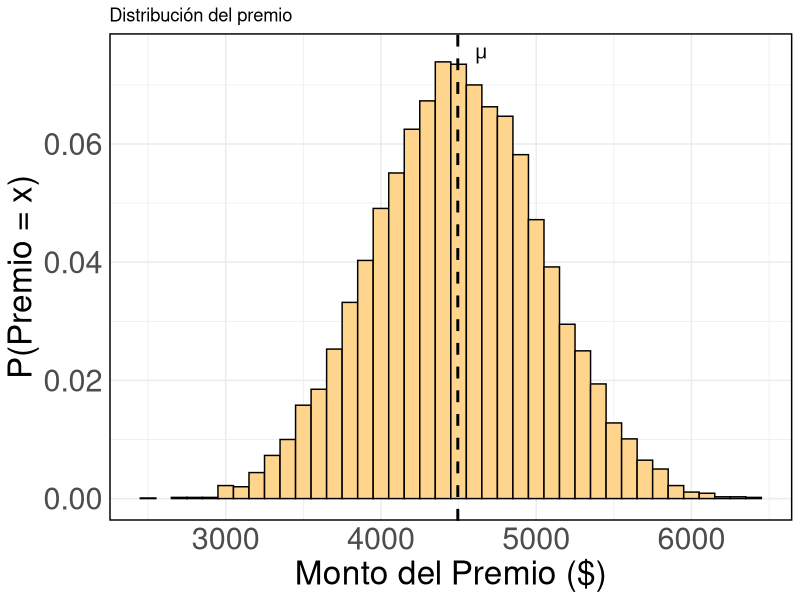
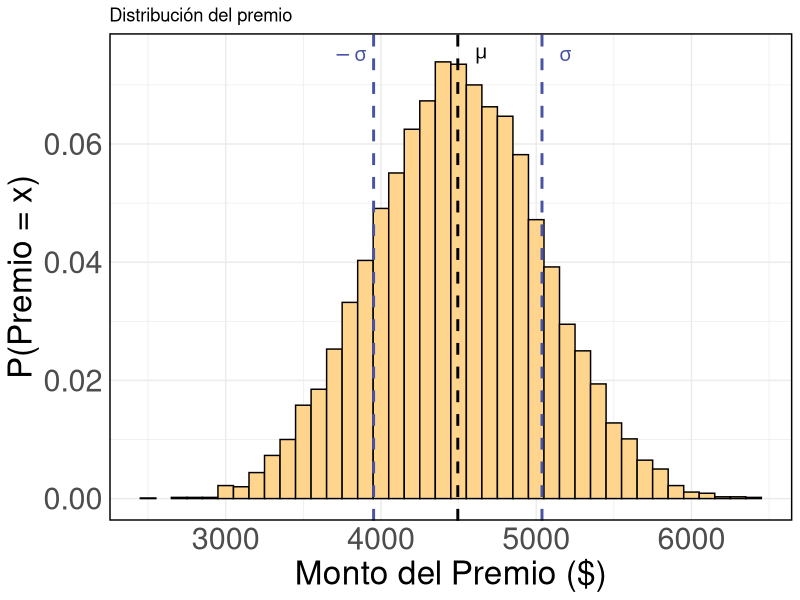

Recreate these plots in R, in order.
## ---- chunk 1
library("tidyverse")

n <- 10  # Number of dice rolls
simulations <- 10000  # Number of times to simulate the game

# Simulate rolling a die n times, for 'simulations' times
set.seed(123)  # For reproducibility
results <- replicate(simulations, sum(sample(1:6, n, replace = TRUE)))

# Calculate the prize for each simulation
prizes <- 1000 + 100 * results

# Create data frame for plotting
df <- tibble(prize = prizes)

# Calculate mean and standard deviation of the prizes
mean_prize <- mean(prizes)
std_dev <- sd(prizes)

# Bar plot of prizes
plot <- ggplot(df, aes(x = prize)) +
  geom_bar(aes(y = ..prop..), fill = "#FFD58D", color = "black", width = 100) +
  
  # Add a dashed line for the mean
  geom_vline(aes(xintercept = mean_prize), linetype="dashed", size = 1) +
  
  # Add a text label with the Greek letter µ for the mean
  annotate("text", x = mean_prize + 150, y = 0.075, label = expression(mu), size = 5) +
  labs(y = "P(Premio = x)", x = "Monto del Premio ($)", title = "Distribución del premio") +
  
  theme_minimal() +
  theme(
    axis.text.y = element_text(size = 22),
    axis.text.x = element_text(size = 22),
    axis.title.y = element_text(size = 24),
    axis.title.x = element_text(size = 24),
    panel.border = element_rect(color = "black", fill = NA, linewidth = 1)
  )

print(plot)

## ---- chunk 2
library("tidyverse")

library("tidyverse")

n <- 10  # Number of dice rolls
simulations <- 10000  # Number of times to simulate the game

# Simulate rolling a die n times, for 'simulations' times
set.seed(123)  # For reproducibility
results <- replicate(simulations, sum(sample(1:6, n, replace = TRUE)))

# Calculate the prize for each simulation
prizes <- 1000 + 100 * results

# Create data frame for plotting
df <- tibble(prize = prizes)

# Calculate mean and standard deviation of the prizes
mean_prize <- mean(prizes)
std_dev <- sd(prizes)

# Bar plot of prizes
plot <- ggplot(df, aes(x = prize)) +
  geom_bar(aes(y = ..prop..), fill = "#FFD58D", color = "black", width = 100) +
  
  # Add a dashed line for the mean
  geom_vline(aes(xintercept = mean_prize), linetype="dashed", size = 1) +
  
  # Add dashed lines for mean ± 1 standard deviation
  geom_vline(aes(xintercept = mean_prize - std_dev), linetype="dashed", color = "#4953A6", size = 1) +
  geom_vline(aes(xintercept = mean_prize + std_dev), linetype="dashed", color = "#4953A6", size = 1) +
  
  # Add a text label with the Greek letter µ for the mean
  annotate("text", x = mean_prize + 150, y = 0.075, label = expression(mu), size = 5) +
  
  # Add a text label with the Greek letter σ for the standard deviation
  annotate("text", x = mean_prize + std_dev + 150, y = 0.075, label = expression(sigma), size = 5, color = "#4953A6") +
  annotate("text", x = mean_prize - std_dev - 150, y = 0.075, label = expression(-sigma), size = 5, color = "#4953A6") +

  labs(y = "P(Premio = x)", x = "Monto del Premio ($)", title = "Distribución del premio") +
  
  theme_minimal() +
  theme(
    axis.text.y = element_text(size = 22),
    axis.text.x = element_text(size = 22),
    axis.title.y = element_text(size = 24),
    axis.title.x = element_text(size = 24),
    panel.border = element_rect(color = "black", fill = NA, linewidth = 1)
  )

print(plot)
